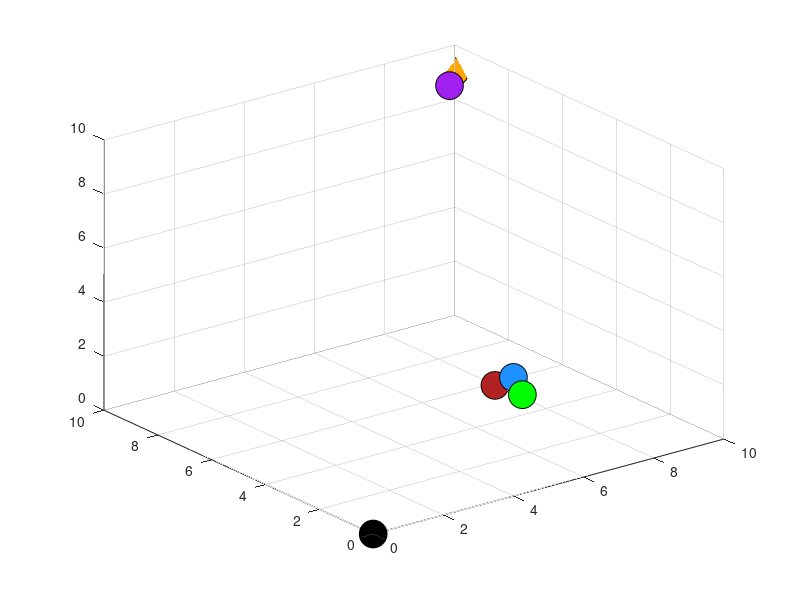

The MATLAB script that drew this image:
% Plotting 3D
% March 17, 2020


clear all;
close all;

% which nodes are on omega1 & omega2
scen_sens = zeros(6,3);
scen_sens(:,1) = [0,7.83,8.04,7.54,10.00,8.32];
scen_sens(:,2) = [0,5.68,5.268,4.284,10,8.007];
scen_sens(:,3) = [0,0.146,0.555,0.544,9.011,10];

scen_colors = zeros(6,3);
scen_colors(1,:) = [0,0,0];
scen_colors(2,:) = [178/255,34/255,34/255];
scen_colors(3,:) = [30/255,144/255,1];
scen_colors(4,:) = [0,205,0];
scen_colors(5,:) = [1,165/255,0];
scen_colors(6,:) = [160/255,32/255,240/255];

figure(1);
scatter3(scen_sens(:,1),scen_sens(:,2),scen_sens(:,3),400,scen_colors,...
    'filled','MarkerEdgeColor','k');



